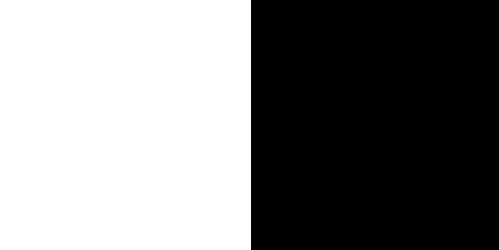
#> input picture 1bit1.png, 499 x 250 px
$ python adaptivetyres.py
#> lines starting #> are read from the running program, lines starting #| are printed output that depends on the picture; after the words box and inside, x2 and y2 are one past the last pixel; in counts of white or black regions, pixels touching at a corner belong together


# path to input image is specified and

# adaptive thresholding type on an image

# organizing imports
import cv2
import numpy as np

# path to input image is specified and
# image is loaded with imread command
image1 = cv2.imread('1bit1.png')
#> image1 is the input picture: shape (250, 499, 3); 50.3% white; 1 black region, box (x1, y1, x2, y2) and area: (251, 0, 499, 250) 62000

# cv2.cvtColor is applied over the
# image input with applied parameters
# to convert the image in grayscale
img = cv2.cvtColor(image1, cv2.COLOR_BGR2GRAY)

# applying different thresholding
# techniques on the input image
thresh1 = cv2.adaptiveThreshold(img, 255, cv2.ADAPTIVE_THRESH_MEAN_C,
                                cv2.THRESH_BINARY, 199, 5)
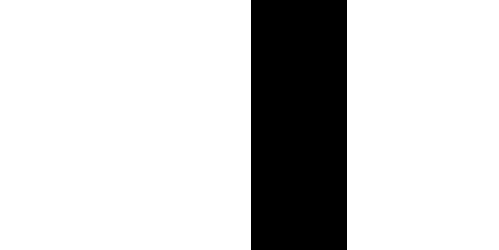
#> thresh1: shape (250, 499); 80.8% white; 1 black region, box (x1, y1, x2, y2) and area: (251, 0, 347, 250) 24000

thresh2 = cv2.adaptiveThreshold(img, 255, cv2.ADAPTIVE_THRESH_GAUSSIAN_C,
                                cv2.THRESH_BINARY, 199, 5)
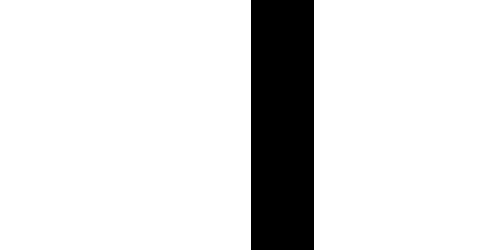
#> thresh2: shape (250, 499); 87.4% white; 1 black region, box (x1, y1, x2, y2) and area: (251, 0, 314, 250) 15750

# the window showing output images
# with the corresponding thresholding
# techniques applied to the input image
cv2.imshow('Adaptive Mean', thresh1)
cv2.imshow('Adaptive Gaussian', thresh2)


# De-allocate any associated memory usage
if cv2.waitKey(0) & 0xff == 27:
#> (key Esc is pressed here)
    cv2.destroyAllWindows()

# cv2.cvtColor is applied over the
# image input with applied parameters
# to convert the image in grayscale
img = cv2.cvtColor(image1, cv2.COLOR_BGR2GRAY)

# applying different thresholding
# techniques on the input image
thresh1 = cv2.adaptiveThreshold(img, 255, cv2.ADAPTIVE_THRESH_MEAN_C,
                                cv2.THRESH_BINARY, 199, 5)

thresh2 = cv2.adaptiveThreshold(img, 255, cv2.ADAPTIVE_THRESH_GAUSSIAN_C,
                                cv2.THRESH_BINARY, 199, 5)

# the window showing output images
# with the corresponding thresholding
# techniques applied to the input image
cv2.imshow('Adaptive Mean', thresh1)
cv2.imshow('Adaptive Gaussian', thresh2)


# De-allocate any associated memory usage
if cv2.waitKey(0) & 0xff == 27:
#> (key Esc is pressed here)
    cv2.destroyAllWindows()
